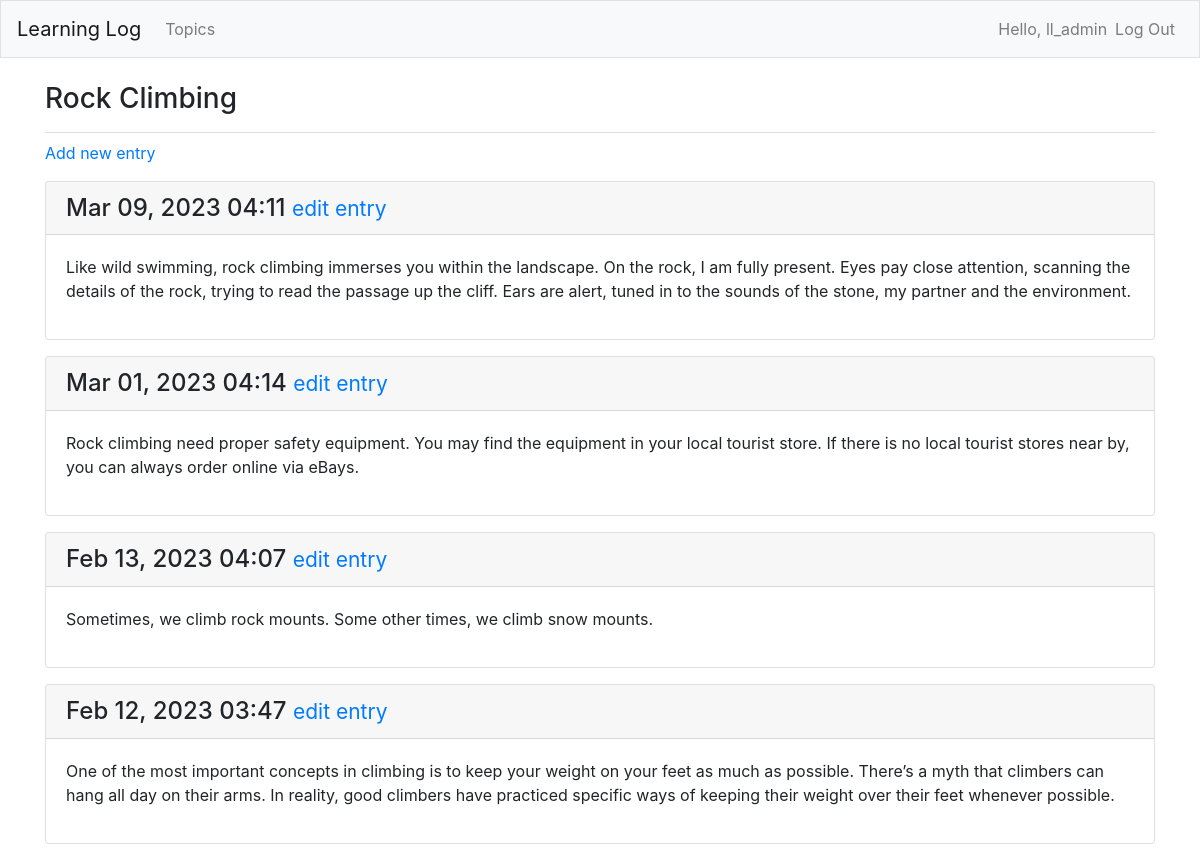
The page /topics/2/ (signed in) on the database its author committed.
### learning_logs/models.py (models this page shows, shortened)
class Topic(models.Model):
    text = models.CharField(max_length=200)
    date_added = models.DateTimeField(auto_now_add=True)
    owner = models.ForeignKey(User, on_delete=models.CASCADE)
    def __str__(self):
        return self.text

class Entry(models.Model):
    topic = models.ForeignKey(Topic, on_delete=models.CASCADE)
    text = models.TextField()
    date_added = models.DateTimeField(auto_now_add=True)
    class Meta:
        verbose_name_plural = 'entries'

### learning_logs/views.py (the view)
# urls.py: path('topics/<int:topic_id>/', views.topic, name='topic'),
@login_required
def topic(request, topic_id):
    topic = Topic.objects.get(id=topic_id)
    if not topic_owner_verified(request, topic):
        return redirect('learning_logs:index')
    entries = topic.entry_set.order_by('-date_added')
    context = {'topic': topic, 'entries': entries}
    return render(request, 'learning_logs/topic.html', context)

### learning_logs/views.py (called while the page is built)
def topic_owner_verified(request, topic):
    try:
        if topic.owner != request.user:
            raise Http404
    except Http404:
        return False
    else:
        return True

### learning_logs/templates/learning_logs/topic.html
{% extends 'learning_logs/base.html' %}
{% block page_header %}
    <h3>{{ topic }}</h3>
{% endblock page_header %}
{% block content %}
    <p>
        <a href="{% url 'learning_logs:new_entry' topic.id %}">Add new entry</a>
    </p>
    {% for entry in entries %}
        <div class="card mb-3">
            <h4 class="card-header">
                {{ entry.date_added|date:'M d, Y H:i' }}
                <small>
                    <a href="{% url 'learning_logs:edit_entry' entry.id %}">edit entry</a>
                </small>
            </h4>
            <div class="card-body">
                {{ entry.text|linebreaks }}
            </div>
        </div>
    {% empty %}
        <p>No entries has been added for this topic yet.</p>
    {% endfor %}
{% endblock content %}

### learning_logs/templates/learning_logs/base.html (shortened to what this page needs)
{% load bootstrap4 %}
<!DOCTYPE html>
<html lang="en">
<head>
    {% bootstrap_css %}
</head>
<body>
    <nav class="navbar navbar-expand-md navbar-light bg-light mb-4 border">
        <a class="navbar-brand" href="{% url 'learning_logs:index' %}">Learning Log</a>
        <div class="collapse navbar-collapse" id="navbarCollapse">
            <ul class="navbar-nav mr-auto">
                <li class="nav-item">
                    <a class="nav-link" href="{% url 'learning_logs:topics' %}">Topics</a>
                </li>
            </ul>
            <ul class="navbar-nav ml-auto">
                {% if user.is_authenticated %}
                    <li class="nav-item">
                        <span class="navbar-text">Hello, {{ user.username }}</span>
                    </li>
                    <li class="nav-item">
                        <a class="nav-link" href="{% url 'users:logout' %}">Log Out</a>
                    </li>
                {% endif %}
            </ul>
        </div>
    </nav>
    <main role="main" class="container">
        <div class="pb-2 mb-2 border-bottom">
            {% block page_header %}{% endblock page_header %}
        </div>
        <div>
            {% block content %}{% endblock content %}
        </div>
    </main>
</body>
</html>

### rows shown on the page
Topic: text "Rock Climbing"
Entry: date_added "Mar 09, 2023 04:11", text "Like wild swimming, rock climbing immerses you within the landscape. On the rock, I am fully present. Eyes pay close attention, scanning the details of the rock, trying to read the passage up the cliff. Ears are alert, tuned in to the sounds of the stone, my partner and the environment."
Entry: date_added "Mar 01, 2023 04:14", text "Rock climbing need proper safety equipment. You may find the equipment in your local tourist store. If there is no local tourist stores near by, you can always order online via eBays."
Entry: date_added "Feb 13, 2023 04:07", text "Sometimes, we climb rock mounts. Some other times, we climb snow mounts."
Entry: date_added "Feb 12, 2023 03:47", text "One of the most important concepts in climbing is to keep your weight on your feet as much as possible. There’s a myth that climbers can hang all day on their arms. In reality, good climbers have practiced specific ways of keeping their weight over their feet whenever possible."

### other values the page prints
{{ user.username }} "ll_admin"
